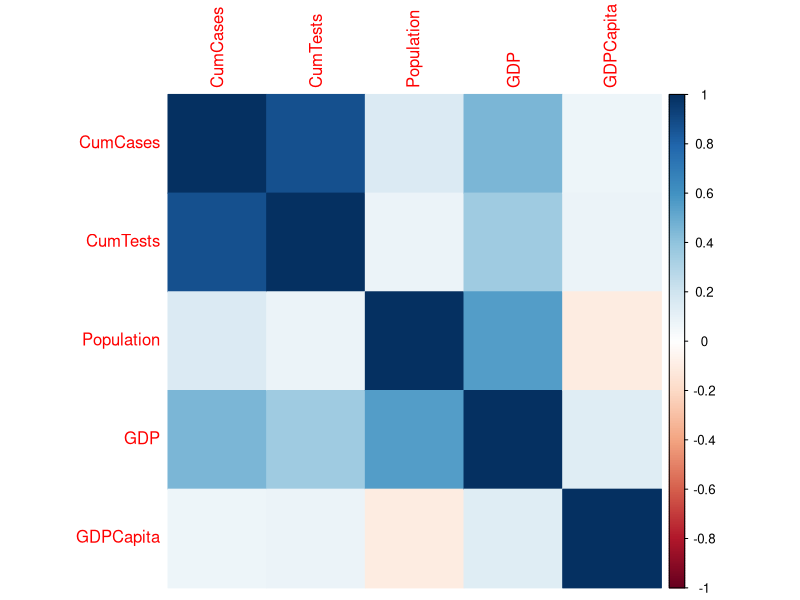
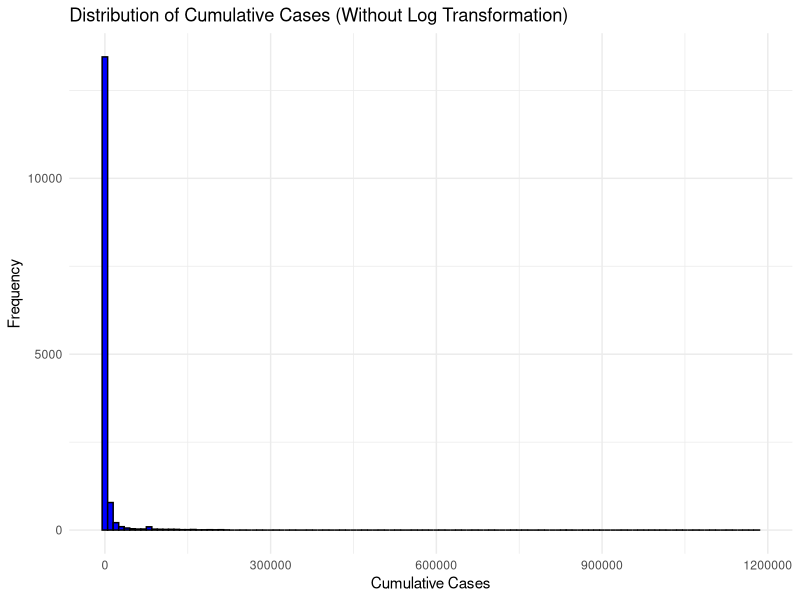
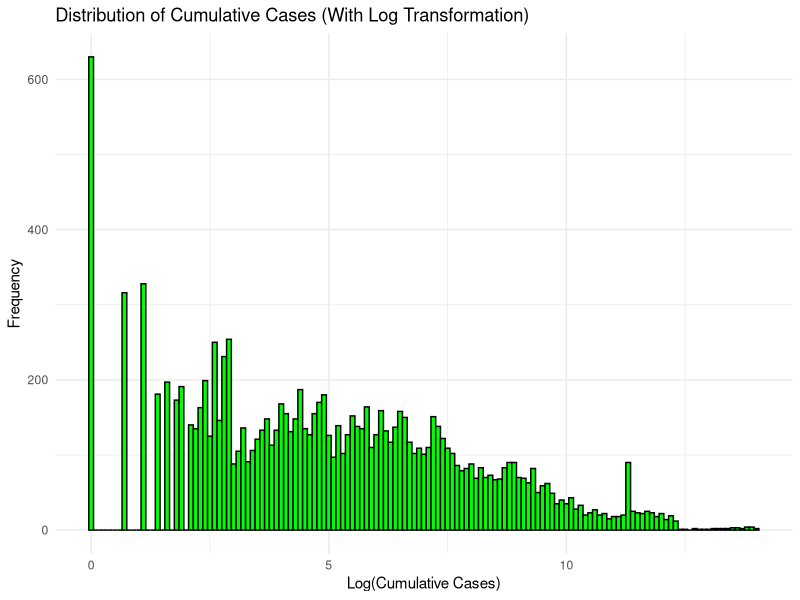

Reproduce these figures in R, in order.
## ---- chunk 1
knitr::opts_chunk$set(echo = TRUE)
## ---- chunk 2
library(tidyverse)
library(dplyr)
library(Metrics)
library(modeest)
library(lubridate)
library(ggplot2)
library(gridExtra)
library(corrplot)


covid19_data <- read_csv("covid19_data.csv")

# Create the "cor_data" dataframe with selected variables
cor_data <- covid19_data %>% select(CumCases, CumTests, Population, GDP, GDPCapita)
## ---- chunk 3
# Compute the correlation matrix
correlation_matrix <- cor(cor_data)

# Visualize the correlation matrix
corrplot(correlation_matrix, method = "color")
## ---- chunk 4
# Visualize the distribution of CumCases without log transformation
ggplot(cor_data, aes(x = CumCases)) +
  geom_histogram(binwidth = 10000, fill = "blue", color = "black") +
  labs(title = "Distribution of Cumulative Cases (Without Log Transformation)",
       x = "Cumulative Cases",
       y = "Frequency") +
  theme_minimal()

# Visualize the distribution of CumCases with log transformation on the x-axis
ggplot(cor_data, aes(x = log(CumCases))) +
  geom_histogram(binwidth = 0.1, fill = "green", color = "black") +
  labs(title = "Distribution of Cumulative Cases (With Log Transformation)",
       x = "Log(Cumulative Cases)",
       y = "Frequency") +
  theme_minimal()
## ---- chunk 5
# Set the seed for reproducibility
set.seed(123)

# Calculate the number of rows for the training dataset
num_rows <- nrow(cor_data)
num_training <- round(0.65 * num_rows)

# Create the training dataset
training_data <- cor_data[1:num_training, ]

# Create the testing dataset
testing_data <- cor_data[(num_training + 1):num_rows, ]
## ---- chunk 6
# Train a linear regression model
lm_model <- lm(CumCases ~ GDP, data = training_data)

# Make predictions on the test data
test_predictions <- predict(lm_model, newdata = testing_data)

# Calculate RMSE
rmse <- sqrt(mean((testing_data$CumCases - test_predictions)^2))

# Print the RMSE value
print(paste("Root Mean Square Error (RMSE):", rmse))
## ---- chunk 7
# Train a linear regression model
lm_model_all <- lm(CumCases ~ . - GDP, data = training_data)

# Make predictions on the test data
test_predictions_all <- predict(lm_model_all, newdata = testing_data)

# Calculate RMSE
rmse_all <- sqrt(mean((testing_data$CumCases - test_predictions_all)^2))

# Print the RMSE value
print(paste("Root Mean Square Error (RMSE) for all variables:", rmse_all))
